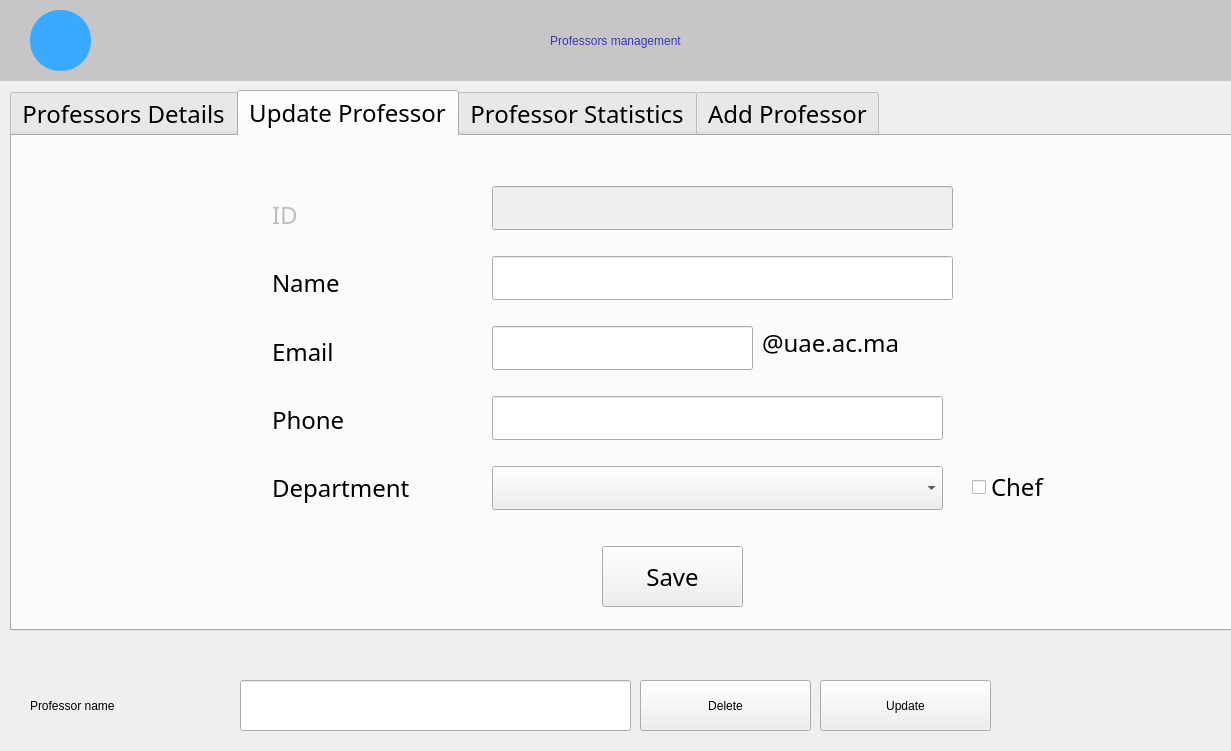
<?xml version="1.0" encoding="UTF-8"?>
<ui version="4.0">
 <class>professors</class>
 <widget class="QDialog" name="professors">
  <property name="geometry">
   <rect>
    <x>0</x>
    <y>0</y>
    <width>1231</width>
    <height>751</height>
   </rect>
  </property>
  <property name="windowTitle">
   <string>Dialog</string>
  </property>
  <widget class="QToolButton" name="back">
   <property name="enabled">
    <bool>true</bool>
   </property>
   <property name="geometry">
    <rect>
     <x>30</x>
     <y>10</y>
     <width>61</width>
     <height>61</height>
    </rect>
   </property>
   <property name="mouseTracking">
    <bool>false</bool>
   </property>
   <property name="tabletTracking">
    <bool>false</bool>
   </property>
   <property name="acceptDrops">
    <bool>false</bool>
   </property>
   <property name="autoFillBackground">
    <bool>false</bool>
   </property>
   <property name="styleSheet">
    <string notr="true">border-radius: 30px;
	background: #39AAFF;
	color: white;</string>
   </property>
   <property name="text">
    <string/>
   </property>
   <property name="icon">
    <iconset resource="images.qrc">
     <normaloff>:/back.png</normaloff>:/back.png</iconset>
   </property>
   <property name="iconSize">
    <size>
     <width>30</width>
     <height>30</height>
    </size>
   </property>
   <property name="checkable">
    <bool>false</bool>
   </property>
   <property name="autoRepeat">
    <bool>false</bool>
   </property>
   <property name="autoExclusive">
    <bool>false</bool>
   </property>
  </widget>
  <widget class="QLabel" name="label_6">
   <property name="geometry">
    <rect>
     <x>-40</x>
     <y>0</y>
     <width>1311</width>
     <height>81</height>
    </rect>
   </property>
   <property name="styleSheet">
    <string notr="true">font: 35pt &quot;Century Gothic&quot;;
color: rgb(56, 56, 191);
background-color: rgb(199, 197, 199);</string>
   </property>
   <property name="text">
    <string>Professors management</string>
   </property>
   <property name="alignment">
    <set>Qt::AlignCenter</set>
   </property>
  </widget>
  <widget class="QLabel" name="label_22">
   <property name="geometry">
    <rect>
     <x>30</x>
     <y>680</y>
     <width>231</width>
     <height>51</height>
    </rect>
   </property>
   <property name="styleSheet">
    <string notr="true">font: 16pt &quot;Century Gothic&quot;;</string>
   </property>
   <property name="text">
    <string>Professor name</string>
   </property>
  </widget>
  <widget class="QLineEdit" name="deleteLine">
   <property name="geometry">
    <rect>
     <x>240</x>
     <y>680</y>
     <width>391</width>
     <height>51</height>
    </rect>
   </property>
   <property name="styleSheet">
    <string notr="true">font: 14pt &quot;Century Gothic&quot;;
color: rgb(173, 66, 164);</string>
   </property>
   <property name="text">
    <string/>
   </property>
  </widget>
  <widget class="QTabWidget" name="tabWidget">
   <property name="geometry">
    <rect>
     <x>10</x>
     <y>90</y>
     <width>1621</width>
     <height>541</height>
    </rect>
   </property>
   <property name="font">
    <font>
     <family>Century Gothic</family>
     <pointsize>18</pointsize>
    </font>
   </property>
   <property name="tabPosition">
    <enum>QTabWidget::North</enum>
   </property>
   <property name="tabShape">
    <enum>QTabWidget::Rounded</enum>
   </property>
   <property name="currentIndex">
    <number>1</number>
   </property>
   <widget class="QWidget" name="tab_4">
    <property name="enabled">
     <bool>true</bool>
    </property>
    <attribute name="title">
     <string>Professors Details</string>
    </attribute>
    <widget class="QTableView" name="professors_table">
     <property name="geometry">
      <rect>
       <x>20</x>
       <y>90</y>
       <width>1171</width>
       <height>361</height>
      </rect>
     </property>
     <property name="maximumSize">
      <size>
       <width>1211</width>
       <height>16777215</height>
      </size>
     </property>
     <property name="autoFillBackground">
      <bool>false</bool>
     </property>
     <property name="frameShape">
      <enum>QFrame::StyledPanel</enum>
     </property>
     <property name="frameShadow">
      <enum>QFrame::Sunken</enum>
     </property>
     <property name="sizeAdjustPolicy">
      <enum>QAbstractScrollArea::AdjustIgnored</enum>
     </property>
     <attribute name="verticalHeaderVisible">
      <bool>false</bool>
     </attribute>
     <attribute name="verticalHeaderCascadingSectionResizes">
      <bool>false</bool>
     </attribute>
    </widget>
    <widget class="QLabel" name="label_8">
     <property name="geometry">
      <rect>
       <x>10</x>
       <y>10</y>
       <width>601</width>
       <height>51</height>
      </rect>
     </property>
     <property name="styleSheet">
      <string notr="true">font: 13pt &quot;Century Gothic&quot;;</string>
     </property>
     <property name="text">
      <string>Search for professor that you want</string>
     </property>
    </widget>
    <widget class="QPushButton" name="search_btn_2">
     <property name="geometry">
      <rect>
       <x>870</x>
       <y>10</y>
       <width>171</width>
       <height>51</height>
      </rect>
     </property>
     <property name="styleSheet">
      <string notr="true">font: 14pt &quot;Century Gothic&quot;;</string>
     </property>
     <property name="text">
      <string>Search</string>
     </property>
    </widget>
    <widget class="QLineEdit" name="searchLine">
     <property name="geometry">
      <rect>
       <x>440</x>
       <y>10</y>
       <width>421</width>
       <height>51</height>
      </rect>
     </property>
     <property name="styleSheet">
      <string notr="true">font: 14pt &quot;Century Gothic&quot;;
color: rgb(173, 66, 164);</string>
     </property>
     <property name="text">
      <string/>
     </property>
    </widget>
   </widget>
   <widget class="QWidget" name="tab">
    <attribute name="title">
     <string>Update Professor</string>
    </attribute>
    <widget class="QPushButton" name="save_btn">
     <property name="geometry">
      <rect>
       <x>590</x>
       <y>410</y>
       <width>141</width>
       <height>61</height>
      </rect>
     </property>
     <property name="styleSheet">
      <string notr="true">font: 14pt &quot;Century Gothic&quot;;</string>
     </property>
     <property name="text">
      <string>Save</string>
     </property>
    </widget>
    <widget class="QWidget" name="verticalLayoutWidget_3">
     <property name="geometry">
      <rect>
       <x>260</x>
       <y>50</y>
       <width>237</width>
       <height>331</height>
      </rect>
     </property>
     <layout class="QVBoxLayout" name="verticalLayout_3">
      <property name="spacing">
       <number>10</number>
      </property>
      <item>
       <widget class="QLabel" name="label_17">
        <property name="enabled">
         <bool>false</bool>
        </property>
        <property name="text">
         <string>ID</string>
        </property>
       </widget>
      </item>
      <item>
       <widget class="QLabel" name="label_13">
        <property name="text">
         <string>Name</string>
        </property>
       </widget>
      </item>
      <item>
       <widget class="QLabel" name="label_14">
        <property name="text">
         <string>Email</string>
        </property>
       </widget>
      </item>
      <item>
       <widget class="QLabel" name="label_15">
        <property name="text">
         <string>Phone</string>
        </property>
       </widget>
      </item>
      <item>
       <widget class="QLabel" name="label_16">
        <property name="text">
         <string>Department</string>
        </property>
       </widget>
      </item>
     </layout>
    </widget>
    <widget class="QCheckBox" name="isChef_2">
     <property name="geometry">
      <rect>
       <x>960</x>
       <y>330</y>
       <width>507</width>
       <height>42</height>
      </rect>
     </property>
     <property name="layoutDirection">
      <enum>Qt::LeftToRight</enum>
     </property>
     <property name="text">
      <string>Chef</string>
     </property>
    </widget>
    <widget class="QLineEdit" name="phoneLine_2">
     <property name="geometry">
      <rect>
       <x>480</x>
       <y>260</y>
       <width>451</width>
       <height>44</height>
      </rect>
     </property>
    </widget>
    <widget class="QLineEdit" name="nameLine_2">
     <property name="geometry">
      <rect>
       <x>480</x>
       <y>120</y>
       <width>461</width>
       <height>44</height>
      </rect>
     </property>
    </widget>
    <widget class="QComboBox" name="departmentCombo_2">
     <property name="geometry">
      <rect>
       <x>480</x>
       <y>330</y>
       <width>451</width>
       <height>44</height>
      </rect>
     </property>
    </widget>
    <widget class="QLineEdit" name="emailLine_2">
     <property name="geometry">
      <rect>
       <x>480</x>
       <y>190</y>
       <width>261</width>
       <height>44</height>
      </rect>
     </property>
    </widget>
    <widget class="QLabel" name="prefix_2">
     <property name="geometry">
      <rect>
       <x>750</x>
       <y>180</y>
       <width>235</width>
       <height>54</height>
      </rect>
     </property>
     <property name="text">
      <string>@uae.ac.ma</string>
     </property>
    </widget>
    <widget class="QLineEdit" name="idLine_2">
     <property name="enabled">
      <bool>false</bool>
     </property>
     <property name="geometry">
      <rect>
       <x>480</x>
       <y>50</y>
       <width>461</width>
       <height>44</height>
      </rect>
     </property>
    </widget>
   </widget>
   <widget class="QWidget" name="tab_5">
    <attribute name="title">
     <string>Professor Statistics</string>
    </attribute>
    <widget class="QLabel" name="label_9">
     <property name="geometry">
      <rect>
       <x>200</x>
       <y>210</y>
       <width>301</width>
       <height>51</height>
      </rect>
     </property>
     <property name="styleSheet">
      <string notr="true">font: 16pt &quot;Century Gothic&quot;;</string>
     </property>
     <property name="text">
      <string>Number of Professors</string>
     </property>
    </widget>
    <widget class="QLabel" name="prof_counter">
     <property name="geometry">
      <rect>
       <x>530</x>
       <y>210</y>
       <width>91</width>
       <height>51</height>
      </rect>
     </property>
     <property name="styleSheet">
      <string notr="true">font: 30pt &quot;Century Gothic&quot;;
color: rgb(6, 0, 203);</string>
     </property>
     <property name="text">
      <string>0</string>
     </property>
    </widget>
    <widget class="QLabel" name="label_11">
     <property name="geometry">
      <rect>
       <x>650</x>
       <y>210</y>
       <width>301</width>
       <height>51</height>
      </rect>
     </property>
     <property name="styleSheet">
      <string notr="true">font: 16pt &quot;Century Gothic&quot;;</string>
     </property>
     <property name="text">
      <string> Number of Subjects</string>
     </property>
    </widget>
    <widget class="QLabel" name="sub_counter">
     <property name="geometry">
      <rect>
       <x>970</x>
       <y>210</y>
       <width>91</width>
       <height>51</height>
      </rect>
     </property>
     <property name="styleSheet">
      <string notr="true">font: 30pt &quot;Century Gothic&quot;;
color: rgb(6, 0, 203);</string>
     </property>
     <property name="text">
      <string>0</string>
     </property>
    </widget>
   </widget>
   <widget class="QWidget" name="tab_6">
    <attribute name="title">
     <string>Add Professor</string>
    </attribute>
    <widget class="QPushButton" name="add_btn_2">
     <property name="geometry">
      <rect>
       <x>520</x>
       <y>390</y>
       <width>141</width>
       <height>61</height>
      </rect>
     </property>
     <property name="styleSheet">
      <string notr="true">font: 14pt &quot;Century Gothic&quot;;</string>
     </property>
     <property name="text">
      <string>Add</string>
     </property>
    </widget>
    <widget class="QWidget" name="verticalLayoutWidget_2">
     <property name="geometry">
      <rect>
       <x>190</x>
       <y>110</y>
       <width>237</width>
       <height>251</height>
      </rect>
     </property>
     <layout class="QVBoxLayout" name="verticalLayout_2">
      <item>
       <widget class="QLabel" name="label_7">
        <property name="text">
         <string>Name</string>
        </property>
       </widget>
      </item>
      <item>
       <widget class="QLabel" name="label_4">
        <property name="text">
         <string>Email</string>
        </property>
       </widget>
      </item>
      <item>
       <widget class="QLabel" name="label_3">
        <property name="text">
         <string>Phone</string>
        </property>
       </widget>
      </item>
      <item>
       <widget class="QLabel" name="label">
        <property name="text">
         <string>Department</string>
        </property>
       </widget>
      </item>
     </layout>
    </widget>
    <widget class="QWidget" name="verticalLayoutWidget">
     <property name="geometry">
      <rect>
       <x>430</x>
       <y>107</y>
       <width>441</width>
       <height>261</height>
      </rect>
     </property>
     <layout class="QVBoxLayout" name="verticalLayout">
      <item>
       <widget class="QLineEdit" name="nameLine"/>
      </item>
      <item>
       <widget class="QLineEdit" name="emailLine"/>
      </item>
      <item>
       <widget class="QLineEdit" name="phoneLine"/>
      </item>
      <item>
       <widget class="QComboBox" name="departmentCombo"/>
      </item>
     </layout>
    </widget>
    <widget class="QCheckBox" name="isChef">
     <property name="geometry">
      <rect>
       <x>890</x>
       <y>310</y>
       <width>517</width>
       <height>42</height>
      </rect>
     </property>
     <property name="layoutDirection">
      <enum>Qt::LeftToRight</enum>
     </property>
     <property name="text">
      <string>Chef</string>
     </property>
    </widget>
    <widget class="QLabel" name="prefix">
     <property name="enabled">
      <bool>true</bool>
     </property>
     <property name="geometry">
      <rect>
       <x>870</x>
       <y>150</y>
       <width>255</width>
       <height>104</height>
      </rect>
     </property>
     <property name="text">
      <string>@uae.ac.ma</string>
     </property>
    </widget>
   </widget>
  </widget>
  <widget class="QPushButton" name="update_btn">
   <property name="geometry">
    <rect>
     <x>820</x>
     <y>680</y>
     <width>171</width>
     <height>51</height>
    </rect>
   </property>
   <property name="styleSheet">
    <string notr="true">font: 14pt &quot;Century Gothic&quot;;</string>
   </property>
   <property name="text">
    <string>Update</string>
   </property>
  </widget>
  <widget class="QPushButton" name="delete_btn">
   <property name="geometry">
    <rect>
     <x>640</x>
     <y>680</y>
     <width>171</width>
     <height>51</height>
    </rect>
   </property>
   <property name="styleSheet">
    <string notr="true">font: 14pt &quot;Century Gothic&quot;;</string>
   </property>
   <property name="text">
    <string>Delete</string>
   </property>
  </widget>
  <zorder>label_6</zorder>
  <zorder>delete_btn</zorder>
  <zorder>deleteLine</zorder>
  <zorder>back</zorder>
  <zorder>update_btn</zorder>
  <zorder>tabWidget</zorder>
  <zorder>label_22</zorder>
 </widget>
 <resources>
  <include location="images.qrc"/>
 </resources>
 <connections/>
</ui>
